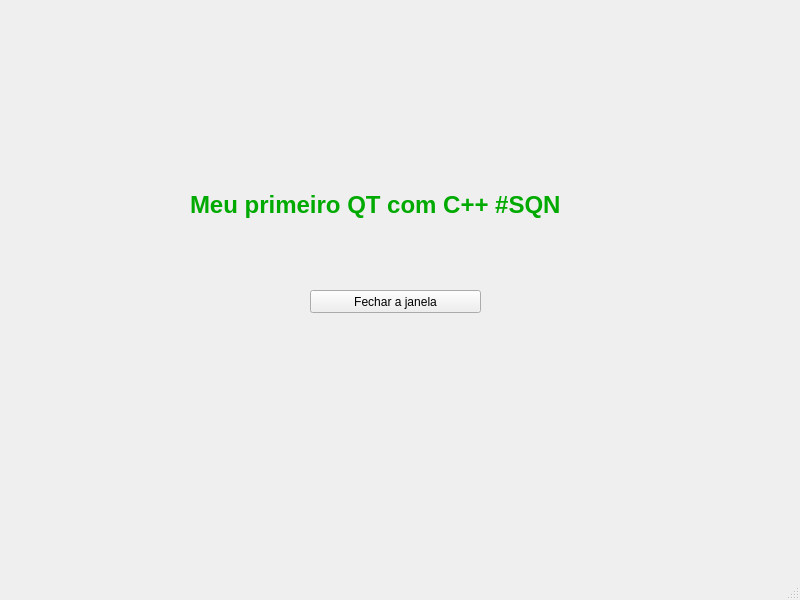
<?xml version="1.0" encoding="UTF-8"?>
<ui version="4.0">
 <class>MainWindow</class>
 <widget class="QMainWindow" name="MainWindow">
  <property name="geometry">
   <rect>
    <x>0</x>
    <y>0</y>
    <width>800</width>
    <height>600</height>
   </rect>
  </property>
  <property name="windowTitle">
   <string>MainWindow</string>
  </property>
  <widget class="QWidget" name="centralwidget">
   <widget class="QLabel" name="label">
    <property name="geometry">
     <rect>
      <x>190</x>
      <y>140</y>
      <width>401</width>
      <height>131</height>
     </rect>
    </property>
    <property name="text">
     <string>&lt;html&gt;&lt;head/&gt;&lt;body&gt;&lt;h1 style=&quot; margin-top:18px; margin-bottom:12px; margin-left:0px; margin-right:0px; -qt-block-indent:0; text-indent:0px;&quot;&gt;&lt;span style=&quot; font-size:xx-large; font-weight:600; color:#00aa00;&quot;&gt;Meu primeiro QT com C++ #SQN&lt;/span&gt;&lt;/h1&gt;&lt;/body&gt;&lt;/html&gt;</string>
    </property>
   </widget>
   <widget class="QPushButton" name="pushButton">
    <property name="geometry">
     <rect>
      <x>310</x>
      <y>290</y>
      <width>171</width>
      <height>23</height>
     </rect>
    </property>
    <property name="text">
     <string>Fechar a janela</string>
    </property>
   </widget>
  </widget>
  <widget class="QMenuBar" name="menubar">
   <property name="geometry">
    <rect>
     <x>0</x>
     <y>0</y>
     <width>800</width>
     <height>21</height>
    </rect>
   </property>
  </widget>
  <widget class="QStatusBar" name="statusbar"/>
 </widget>
 <resources/>
 <connections/>
</ui>
